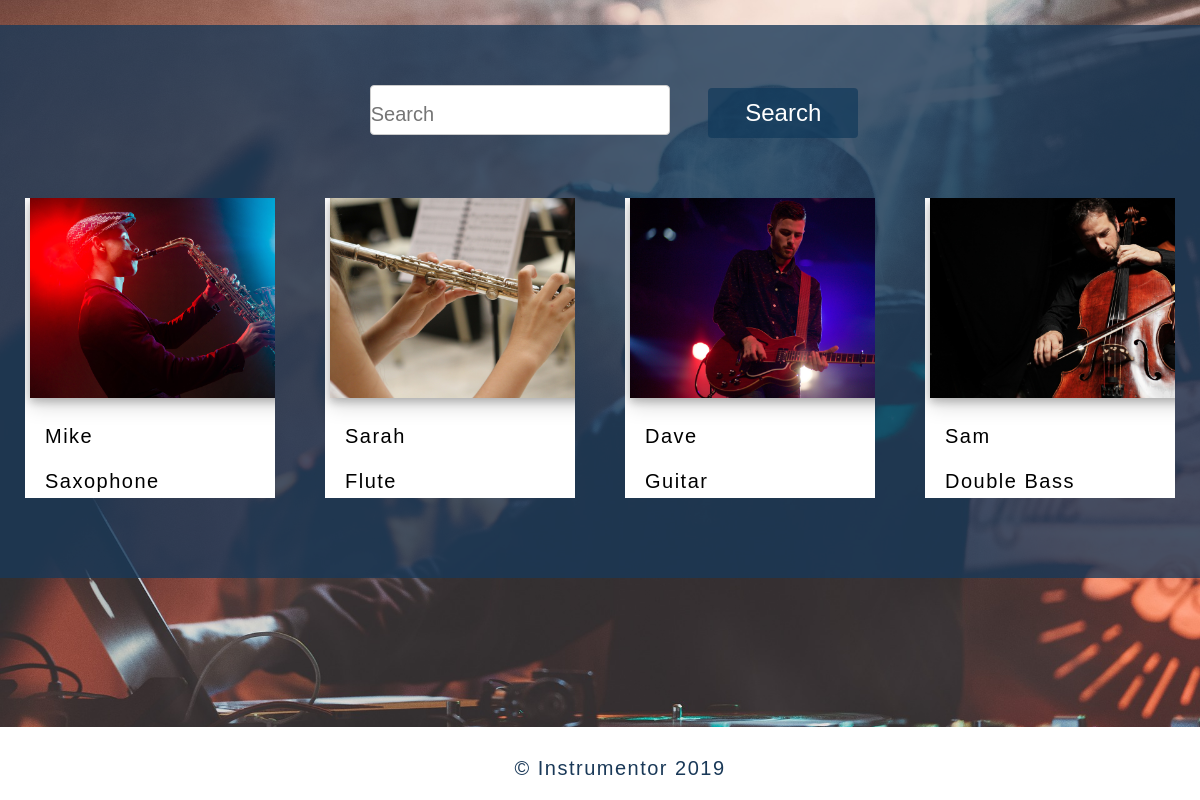
Screenshot of /home/tutors with the database file from the repository.
### home/models.py (models this page shows, shortened)
class Tutor(models.Model):
    profile_pic = models.ImageField(upload_to="images/", default="concert.jpg") # pip3 install pillow
    name = models.CharField(max_length=150)
    experience = models.TextField(null=True, blank=True)
    instrument_avail = models.BooleanField(null=True, blank=True)
    price = models.DecimalField(max_digits=8, decimal_places=2, blank=True, null=True)
    instrument = models.ForeignKey('Instrument', on_delete=models.SET_NULL, null=True)
    user = models.OneToOneField(User, on_delete=models.CASCADE, null=False, primary_key=True)

class Instrument(models.Model):
    name = models.CharField(max_length=150)
    def __str__(self):
        return self.name

### home/views.py (the view)
# urls.py: path('tutors', views.TutorListView.as_view(), name='tutors'),
class TutorListView(generic.ListView):
    model = Tutor
    def get_queryset(self):
        result = super(TutorListView, self).get_queryset()
        query = self.request.GET.get('q')
        if query:
            query_list = query.split()
            result = result.filter(Q(name__icontains=query) |
                (Q(experience__icontains=query) |
                (Q(instrument__name__icontains=query)))
            )
        return result

### home/templates/home/tutor_list.html (shortened to what this page needs)
{% extends 'base.html' %}
{% block content %}
<section class="content2">
  <br> <br>
  <div class="btn-group">
    <form id="searchform" action="{% url 'tutors' %}" method="get" accept-charset="utf-8">
     <input name="q" type="search" placeholder="Search">
     <button class="button1" type="submit">Search</button>
    </form>
  </div>
    <div class="flexbox">
    {% for tutor in tutor_list %}
     <section class="boxes">
        <span id="box">
          <div class="boxcontainer">
            <a href="{% url 'tutor_detail' tutor.pk %}" alt="Profile">
            <img src="{{ tutor.profile_pic.url }}"></a>
            <p>{{ tutor.name|capfirst }}</p>
            <p>{{ tutor.instrument|capfirst }}</p>
          </div>
        </span>
      </section>
      {% endfor %}
    </div>
</section>
{% endblock %}

### static/style.css (style rules this page uses)
body p { font-size: 20px; }
.btn-group { width: 100%; display:inline-block; text-align: center; padding-bottom: 5px; }
.btn-group .button1 { background-color: rgba(16, 57, 90, 0.7); color: white; cursor: pointer; width: 150px; height: 50px; border-radius: 4px; border: none; text-align: center; font-size: 24px; margin: 2px; }
.btn-group:after { content: ""; clear: both; display: table; }
a { color: rgba(26, 57, 88, 0.8); text-decoration: none; font-size:20px; padding:2%; }
header p { text-align:center; }
input[type=search] { width: 300px; height:50px; font-size: 20px; padding: 8px 40px 0 0 ; margin: 10px 30px 20px 30px ; display: inline-block; border: 1px solid #ccc; border-radius: 4px; box-sizing: border-box; }
.content2 { padding-bottom: 5%; color:white; text-align: center; background-color:rgba(26, 57, 88, 0.8); width:100%; }
.boxes p { color: black; text-align: left; padding-left: 20px; }
.boxes { margin: 20px; justify-content: center; width: 100%; flex-wrap: wrap; }
.boxcontainer { background-color: white; height:300px; width: 250px; margin:auto; overflow:hidden; z-index: -1; }
#box img { height:200px; justify-content: center; align-items: stretch; box-shadow: 0 4px 8px 0 rgba(0, 0, 0, 0.2), 0 6px 20px 0 rgba(0, 0, 0, 0.19); }
.flexbox { display: flex; }

### rows the page displays
Tutor: profile_pic (picture), name "Mike", instrument "Saxophone"
Tutor: profile_pic (picture), name "Sarah", instrument "Flute"
Tutor: profile_pic (picture), name "Dave", instrument "Guitar"
Tutor: profile_pic (picture), name "Sam", instrument "Double Bass"
